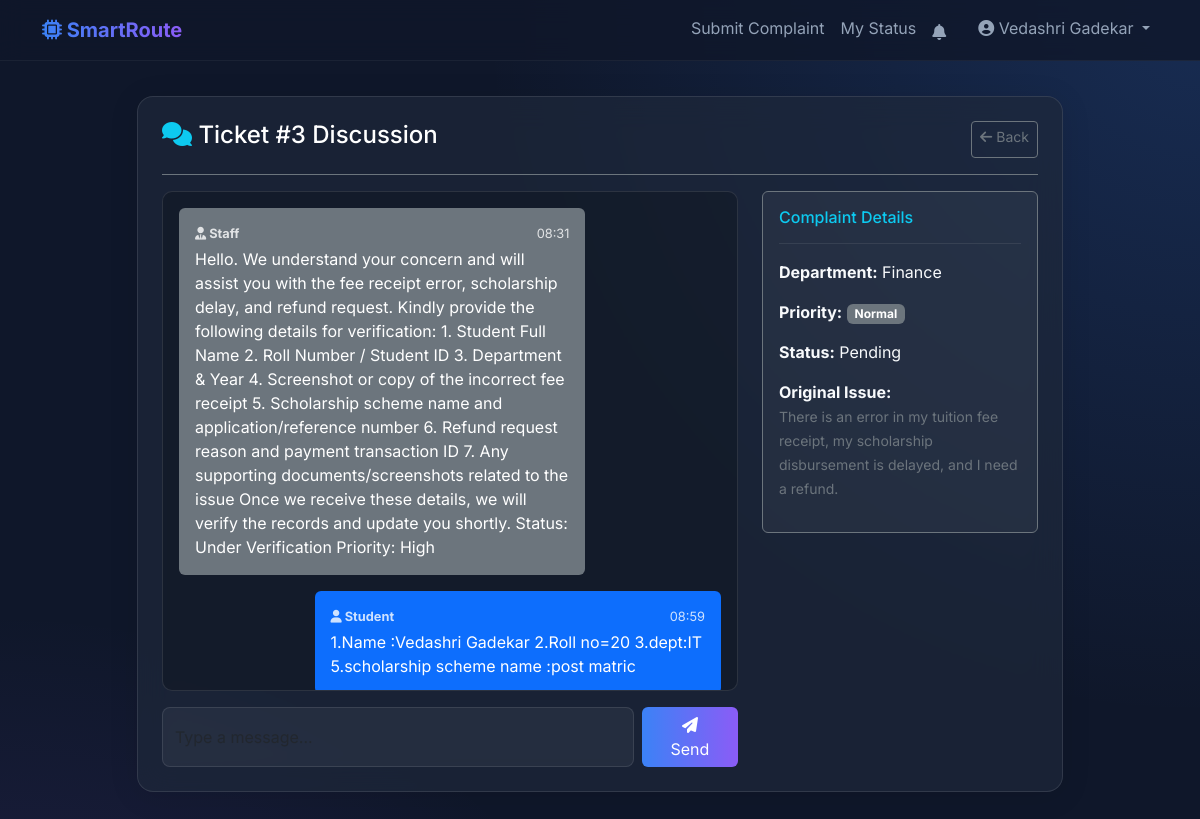
The page /chat/3 (signed in) on the database its author committed.
### app.py (models this page shows)
class User(db.Model):
    id = db.Column(db.Integer, primary_key=True)
    name = db.Column(db.String(100), nullable=False)
    email = db.Column(db.String(100), unique=True, nullable=False)
    password = db.Column(db.String(200), nullable=False)
    role = db.Column(db.String(20), default='User') # User, Admin, Department
    dept_id = db.Column(db.Integer, db.ForeignKey('department.id'), nullable=True)

class Complaint(db.Model):
    id = db.Column(db.Integer, primary_key=True)
    user_id = db.Column(db.Integer, db.ForeignKey('user.id'), nullable=False)
    user = db.relationship('User', backref=db.backref('complaints', lazy=True))
    text = db.Column(db.Text, nullable=False)
    department_id = db.Column(db.Integer, db.ForeignKey('department.id'), nullable=False, index=True)
    status = db.Column(db.String(50), default='Pending', index=True) # Pending, In Progress, Resolved
    remarks = db.Column(db.Text, nullable=True)
    date = db.Column(db.DateTime, default=datetime.datetime.utcnow, index=True)
    priority = db.Column(db.String(20), default='Normal', index=True) # Normal, High
    confidence_score = db.Column(db.Float, nullable=True)
    sentiment = db.Column(db.String(20), nullable=True, index=True)
    sla_deadline = db.Column(db.DateTime, nullable=True, index=True)
    sla_status = db.Column(db.String(50), default='Within SLA')
    escalation_level = db.Column(db.Integer, default=0)
    resolved_at = db.Column(db.DateTime, nullable=True)
    attachments = db.relationship('Attachment', backref='complaint', lazy=True)

class Message(db.Model):
    id = db.Column(db.Integer, primary_key=True)
    complaint_id = db.Column(db.Integer, db.ForeignKey('complaint.id'), nullable=False)
    sender_id = db.Column(db.Integer, db.ForeignKey('user.id'), nullable=False)
    text = db.Column(db.Text, nullable=False)
    timestamp = db.Column(db.DateTime, default=datetime.datetime.utcnow)
    is_read = db.Column(db.Boolean, default=False)
    sender = db.relationship('User', backref='messages')

class Department(db.Model):
    id = db.Column(db.Integer, primary_key=True)
    name = db.Column(db.String(100), unique=True, nullable=False)
    users = db.relationship('User', backref='department', lazy=True)
    complaints = db.relationship('Complaint', backref='department', lazy=True)

### app.py (the view)
@app.route('/chat/<int:complaint_id>')
def chat(complaint_id):
    if 'user_id' not in session:
        return redirect(url_for('login'))
    user = User.query.get(session['user_id'])
    complaint = Complaint.query.get_or_404(complaint_id)
    if user.role != 'Admin' and complaint.user_id != user.id and (user.role != 'Department' or user.dept_id != complaint.department_id):
        flash('Unauthorized access.', 'danger')
        return redirect(url_for('login'))
    messages = Message.query.filter_by(complaint_id=complaint_id).order_by(Message.timestamp.asc()).all()
    return render_template('chat.html', complaint=complaint, messages=messages, current_user=user)

### templates/chat.html (shortened to what this page needs)
{% extends "base.html" %}
{% block content %}
<div class="row justify-content-center h-100">
    <div class="col-md-10">
        <div class="glass-card slide-in p-4">
            <div class="d-flex justify-content-between border-bottom border-secondary pb-3 mb-3">
                <h4 class="text-white"><i class="fa-solid fa-comments text-info"></i> Ticket #{{ complaint.id }} Discussion</h4>
                <a href="{{ url_for('dept_dashboard') if current_user.role == 'Department' else url_for('view_status') }}" class="btn btn-outline-secondary btn-sm"><i class="fa-solid fa-arrow-left"></i> Back</a>
            </div>
            <div class="row">
                <div class="col-md-8">
                    <div id="chat-window" class="p-3 mb-3" style="height: 500px; overflow-y: auto; background: rgba(0,0,0,0.2); border-radius: 10px; border: 1px solid rgba(255,255,255,0.1);">
                        {% for msg in messages %}
                        <div class="mb-3 d-flex {% if msg.sender_id == current_user.id %}justify-content-end{% endif %}">
                            <div class="p-3 rounded {% if msg.sender_id == current_user.id %}bg-primary text-white{% else %}bg-secondary text-white{% endif %}" style="max-width: 75%;">
                                <div class="d-flex justify-content-between mb-1" style="font-size: 0.8rem; opacity: 0.8;">
                                    <strong>{% if msg.sender.role == 'Department' %}<i class="fa-solid fa-user-tie"></i> Staff{% else %}<i class="fa-solid fa-user"></i> Student{% endif %}</strong>
                                    <span class="ms-3">{{ msg.timestamp.strftime('%H:%M') }}</span>
                                </div>
                                <div>{{ msg.text }}</div>
                            </div>
                        </div>
                        {% endfor %}
                    </div>
                    <form id="chat-form" class="d-flex">
                        <input type="text" id="chat-input" class="form-control me-2 glass-input" placeholder="Type a message..." required autocomplete="off" style="background: rgba(255,255,255,0.05); color: white;">
                        <button type="submit" class="btn btn-primary px-4"><i class="fa-solid fa-paper-plane"></i> Send</button>
                    </form>
                </div>
                <div class="col-md-4">
                    <div class="p-3 rounded border border-secondary" style="background: rgba(255,255,255,0.05);">
                        <h6 class="text-info">Complaint Details</h6>
                        <hr class="border-secondary">
                        <p><strong>Department:</strong> {{ complaint.department.name }}</p>
                        <p><strong>Priority:</strong>
                            {% if complaint.priority == 'High' %}<span class="badge bg-danger">High</span>{% else %}<span class="badge bg-secondary">Normal</span>{% endif %}
                        </p>
                        <p><strong>Status:</strong> {{ complaint.status }}</p>
                        <p><strong>Original Issue:</strong><br><small class="text-secondary">{{ complaint.text }}</small></p>
                    </div>
                </div>
            </div>
        </div>
    </div>
</div>
{% endblock %}

### templates/base.html (shortened to what this page needs)
<!DOCTYPE html>
<html lang="en">
<head>
    <link href="https://cdn.jsdelivr.net/npm/bootstrap@5.3.0/dist/css/bootstrap.min.css" rel="stylesheet">
    <link rel="stylesheet" href="https://cdnjs.cloudflare.com/ajax/libs/font-awesome/6.4.0/css/all.min.css">
    <link rel="stylesheet" href="{{ url_for('static', filename='css/styles.css') }}">
</head>
<body>
    <nav class="navbar navbar-expand-lg glass-nav fixed-top">
        <div class="container">
            <a class="navbar-brand fw-bold text-gradient" href="{{ url_for('index') }}">
                <i class="fa-solid fa-microchip"></i> SmartRoute
            </a>
            <div class="collapse navbar-collapse" id="navbarNav">
                <ul class="navbar-nav ms-auto font-weight-semibold">
                    {% if session.get('user_id') %}
                        {% if session.get('role') == 'User' %}
                            <li class="nav-item">
                                <a class="nav-link" href="{{ url_for('submit_complaint') }}">Submit Complaint</a>
                            </li>
                            <li class="nav-item">
                                <a class="nav-link" href="{{ url_for('view_status') }}">My Status</a>
                            </li>
                        {% elif session.get('role') == 'Admin' %}
                            <li class="nav-item">
                                <a class="nav-link" href="{{ url_for('admin_dashboard') }}">Admin Panel</a>
                            </li>
                        {% elif session.get('role') == 'Department' %}
                            <li class="nav-item">
                                <a class="nav-link" href="{{ url_for('dept_dashboard') }}">Tasks</a>
                            </li>
                        {% endif %}
                        <li class="nav-item dropdown me-3 mt-1">
                            <a class="nav-link" href="#" id="notifBell" data-bs-toggle="dropdown" style="position: relative;">
                                <i class="fa-solid fa-bell"></i>
                            </a>
                        </li>
                        <li class="nav-item dropdown">
                            <a class="nav-link dropdown-toggle" href="#" id="userDropdown" role="button" data-bs-toggle="dropdown">
                                <i class="fa-solid fa-user-circle"></i> {{ session.get('user_name') }}
                            </a>
                        </li>
                    {% endif %}
                </ul>
            </div>
        </div>
    </nav>
    <div class="container main-content mt-5 pt-5">
        {% block content %}{% endblock %}
    </div>
</body>
</html>

### static/css/styles.css (style rules this page uses)
:root { --bg-color: #0f172a; --card-bg: rgba(30, 41, 59, 0.7); --text-primary: #f8fafc; --text-secondary: #94a3b8; --accent-color: #3b82f6; --accent-hover: #2563eb; --gradient-start: #3b82f6; --gradient-end: #8b5cf6; }
body { font-family: 'Inter', sans-serif; background: var(--bg-color); background-image: radial-gradient(circle at top right, rgba(59, 130, 246, 0.2), transparent 40%), radial-gradient(circle at bottom left, rgba(139, 92, 246, 0.2), transparent 40%); color: var(--text-primary); min-height: 100vh; display: flex; flex-direction: column; }
.text-gradient { background: linear-gradient(90deg, var(--gradient-start), var(--gradient-end)); -webkit-background-clip: text; -webkit-text-fill-color: transparent; }
.glass-card { background: var(--card-bg); backdrop-filter: blur(16px); -webkit-backdrop-filter: blur(16px); border: 1px solid rgba(255, 255, 255, 0.1); border-radius: 1rem; box-shadow: 0 4px 30px rgba(0, 0, 0, 0.1); transition: transform 0.3s ease, box-shadow 0.3s ease; }
.glass-nav { background: rgba(15, 23, 42, 0.8); backdrop-filter: blur(12px); border-bottom: 1px solid rgba(255, 255, 255, 0.05); }
.nav-link { color: var(--text-secondary) !important; transition: color 0.3s ease; }
.form-control, .form-select { background-color: rgba(15, 23, 42, 0.6); border: 1px solid rgba(255, 255, 255, 0.1); color: var(--text-primary); border-radius: 0.5rem; }
.btn-primary { background: linear-gradient(90deg, var(--gradient-start), var(--gradient-end)); border: none; transition: opacity 0.3s ease, transform 0.2s ease; }
.slide-in { animation: slideIn 0.5s cubic-bezier(0.4, 0, 0.2, 1) forwards; }

### rows shown on the page
User: get "Vedashri Gadekar"
Complaint: id "3", status "Pending", text "There is an error in my tuition fee receipt, my scholarship disbursement is delayed, and I need a refund."
Message: shows "Staff", timestamp "08:31", text "Hello. We understand your concern and will assist you with the fee receipt error, scholarship delay, and refund request. Kindly provide the following details for verification: 1. Student Full Name 2. Roll Number / Student ID 3. Department & Year 4. Screenshot or copy of the incorrect fee receipt 5. Scholarship scheme name and application/reference number 6. Refund request reason and payment transaction ID 7. Any supporting documents/screenshots related to the issue Once we receive these details, we will verify the records and update you shortly. Status: Under Verification Priority: High"
Message: shows "Student", timestamp "08:59", text "1.Name :Vedashri Gadekar 2.Roll no=20 3.dept:IT 5.scholarship scheme name :post matric"
Department: department.name "Finance"
